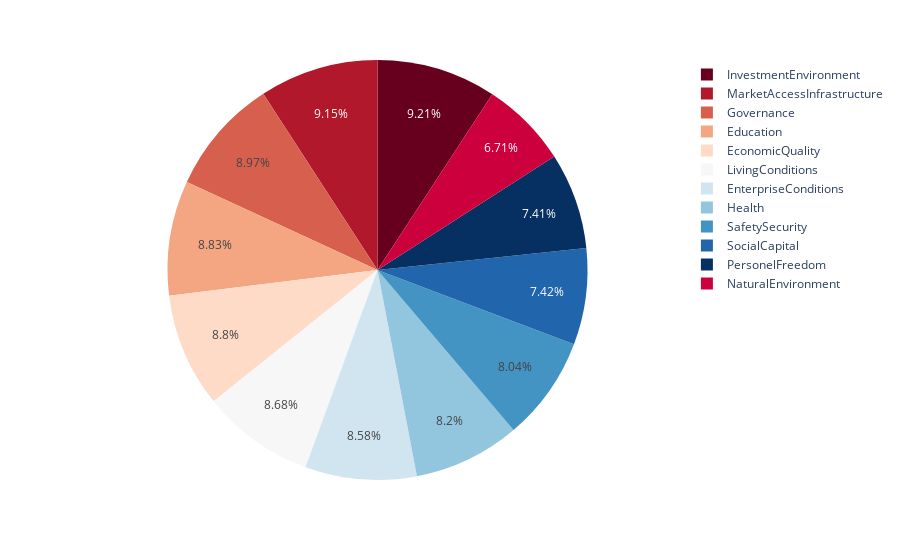

Write notebook code for a chart like this one.
### Markdown cell above
<h2>Let's see which aspect affects the AveragScore the most?<h2>

### Code cell
values =[ cntr['AveragScore'].corr(cntr['SafetySecurity']), 
          cntr['AveragScore'].corr(cntr['PersonelFreedom']), 
          cntr['AveragScore'].corr(cntr['Governance']), 
          cntr['AveragScore'].corr(cntr['SocialCapital']),
          cntr['AveragScore'].corr(cntr['InvestmentEnvironment']),
          cntr['AveragScore'].corr(cntr['EnterpriseConditions']),
          cntr['AveragScore'].corr(cntr['MarketAccessInfrastructure']),
          cntr['AveragScore'].corr(cntr['EconomicQuality']),
          cntr['AveragScore'].corr(cntr['LivingConditions']),
          cntr['AveragScore'].corr(cntr['Health']),
          cntr['AveragScore'].corr(cntr['Education']),
          cntr['AveragScore'].corr(cntr['NaturalEnvironment'])
        ]
fig = px.pie(cntr, values=values , labels=cntr.keys(), names=cntr.keys()[2::], color_discrete_sequence=px.colors.sequential.RdBu)
fig.show()

### Figure 1 — Plotly figure (JSON) as saved in the notebook; plotly's stock layout.template omitted (floating-point values rounded to 4 significant figures)
{"data": [{"domain": {"x": [0, 1], "y": [0, 1]}, "hovertemplate": "label=%{label}<br>value=%{value}<extra></extra>", "labels": ["SafetySecurity", "PersonelFreedom", "Governance", "SocialCapital", "InvestmentEnvironment", "EnterpriseConditions", "MarketAccessInfrastructure", "EconomicQuality", "LivingConditions", "Health", "Education", "NaturalEnvironment"], "legendgroup": "", "name": "", "showlegend": true, "type": "pie", "values": [0.8286, 0.7631, 0.9241, 0.7646, 0.9486, 0.884, 0.9433, 0.9063, 0.8945, 0.8453, 0.9103, 0.6919]}], "layout": {"autosize": true, "legend": {"tracegroupgap": 0}, "margin": {"t": 60}, "piecolorway": ["rgb(103,0,31)", "rgb(178,24,43)", "rgb(214,96,77)", "rgb(244,165,130)", "rgb(253,219,199)", "rgb(247,247,247)", "rgb(209,229,240)", "rgb(146,197,222)", "rgb(67,147,195)", "rgb(33,102,172)", "rgb(5,48,97)"]}}
